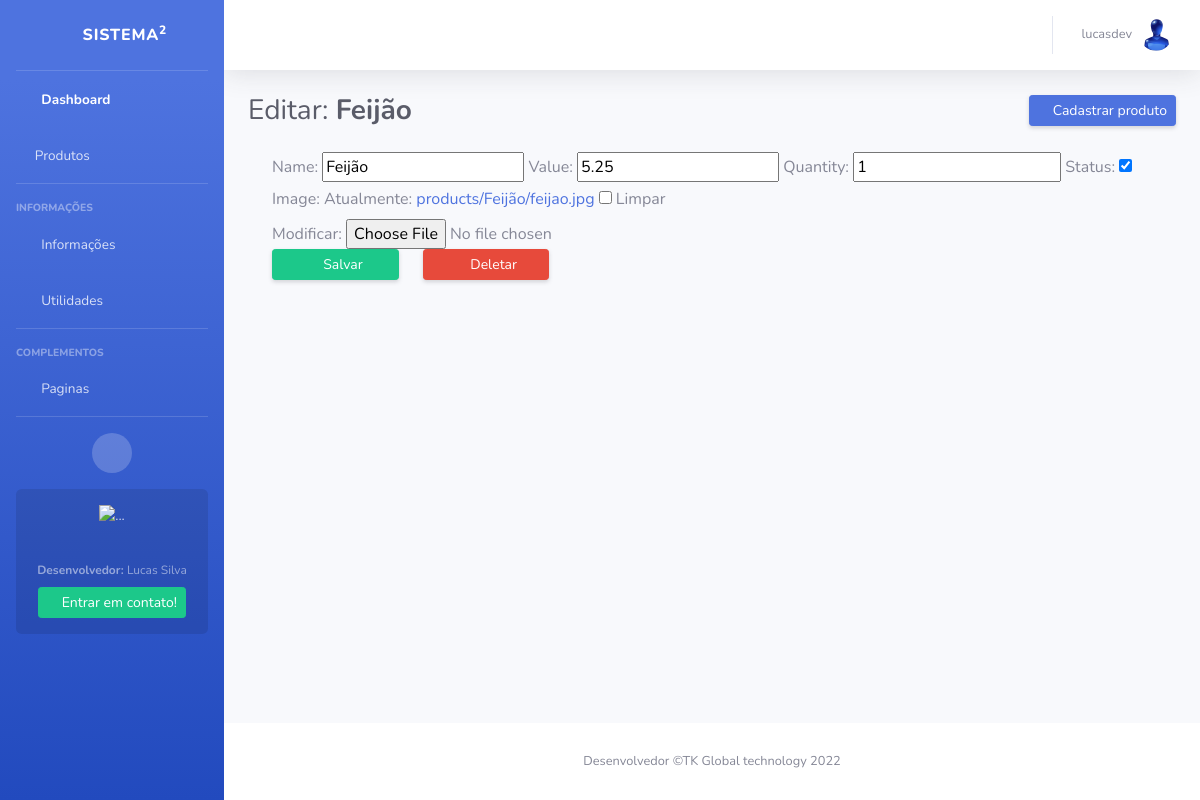
Before: /produtos/editar/1 (signed in) with the older database file.
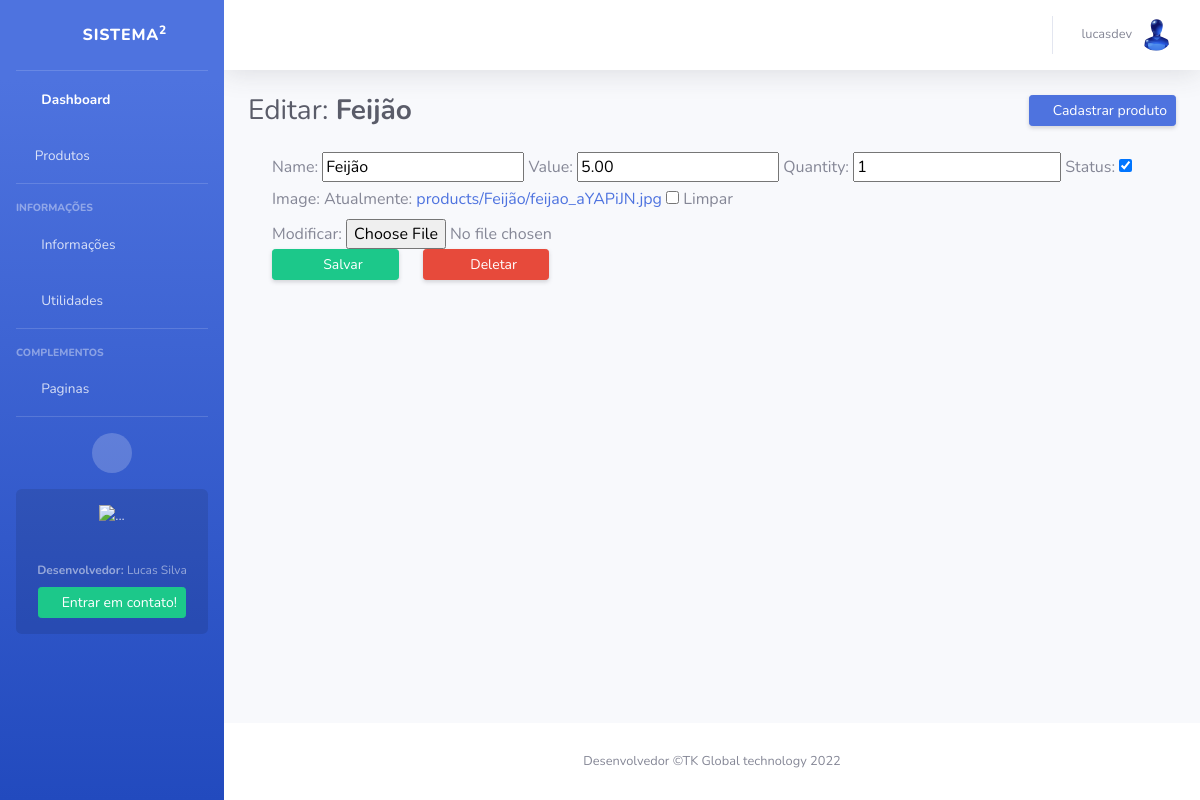
After: the same page with the newer database file.
### apps/products/models/products.py (models this page shows, shortened)
class Products(models.Model):
    code = models.BigIntegerField(default=gerar_id, editable=False)
    created_by_user = models.ForeignKey(User, on_delete=models.CASCADE)
    name = models.CharField(max_length=50)
    value = models.DecimalField(max_digits=9, decimal_places=2)
    quantity = models.BigIntegerField(default=1, null=True, blank=True)
    amunt_sell = models.DecimalField(max_digits=9, decimal_places=2, null=True, blank=True)
    status = models.BooleanField(default=True)
    image = models.ImageField(upload_to=upload_to, default='image.jpg', null=True, blank=True)
    date_create = models.DateTimeField(auto_now_add=True)
    date_update = models.DateTimeField(auto_now=True)
    """Aqui servirá para mostrar apenas produtos do usuario"""
    class Meta:
        db_table = 'products'
        verbose_name = 'Produto'
        verbose_name_plural = 'Produtos'
        ordering = ('-date_create',)

### apps/products/views/products.py (the view, shortened to what this page needs)
# urls.py: path('editar/<int:pk>', EditproductView.as_view(), name='product-edit'),
class EditproductView(LoginRequiredMixin, UpdateView):
    template_name = "edit-product.html"
    edirect_field_name = 'login'
    model = Products
    fields=['name', 'value',
            'quantity', 'status',
            'image']

### apps/products/templates/edit-product.html (shortened to what this page needs)
{% extends 'base.html' %}
{% load static %}
{% load bootstrap_tags %}
{% block body %}
<div class="container-fluid">
    <div class="d-sm-flex align-items-center justify-content-between mb-4">
        <h1 class="h3 mb-0 text-gray-800">Editar: <strong> {{ object.name }}</strong></h1>
        <a href="{% url 'create-product' %}" class="d-none d-sm-inline-block btn btn-sm btn-primary shadow-sm float-right">
            <i class="fas fa-plus-square text-white-50"></i> Cadastrar produto
        </a>
    </div>
    <form class="container" action="" method="POST" enctype="multipart/form-data">
        {{ form|as_bootstrap }}
        <div class="row">
            <div class="col-sm col-md-2">
                <button class="d-none d-sm-inline-block btn btn-sm btn-success shadow-sm float-left col-md-12" type="submit">
                    <i class="fas fa-save mt-1 fa-sm fa-fw text-gray-100 float-left"></i>Salvar
                </button>
            </div>
            <div class="col-sm col-md-2">
                <a class="d-none d-sm-inline-block btn btn-sm btn-danger shadow-sm float-left col-md-12" href="#" data-toggle="modal" data-target="#deleteModal">
                    <i class="fas fa-trash mt-1 fa-sm fa-fw text-gray-100 float-left"></i>
                    Deletar
                </a>
            </div>
        </div>
    </form>
</div>
{% endblock body %}

Changed rows visible on the page:
changed Products "Feijão": value "5.25" → "5.00"
Other visible differences:
text no longer shown: "Name: Value: Quantity: Status: Image: Atualmente: products/Feijão/feijao.jpg Limpar Modificar:"
text now shown: "Name: Value: Quantity: Status: Image: Atualmente: products/Feijão/feijao_aYAPiJN.jpg Limpar Modificar:"
